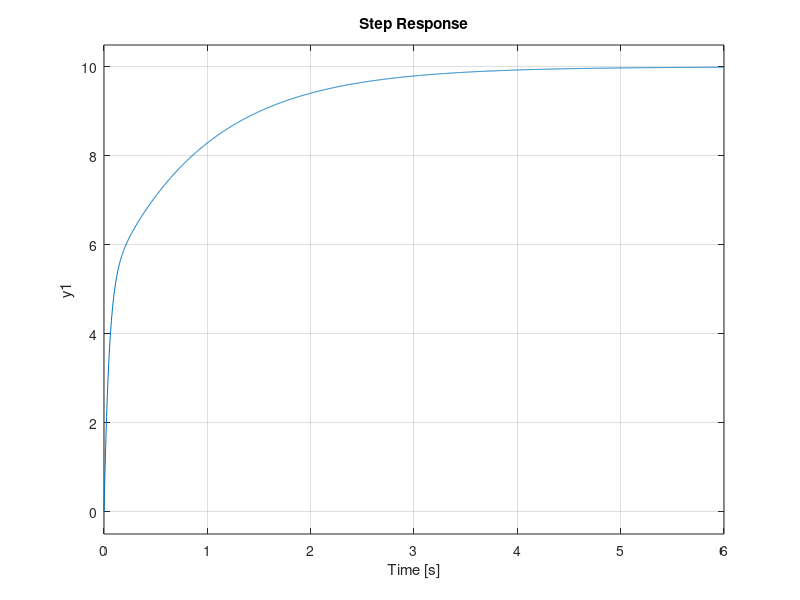
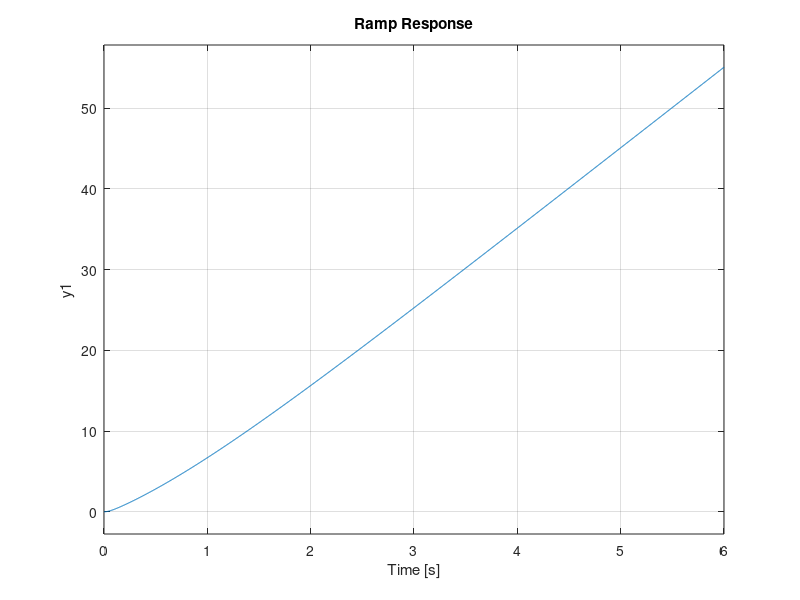
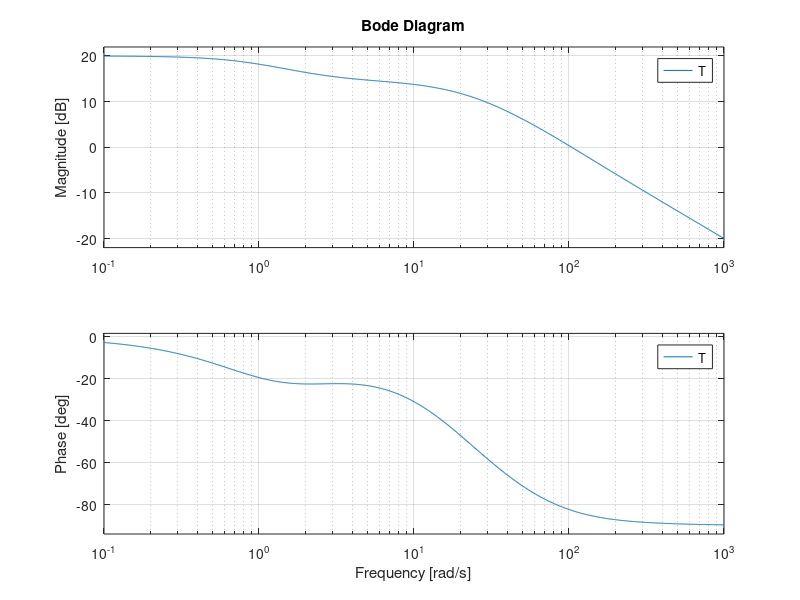

These charts were generated, in order, by the following MATLAB code:
clear all
close all
clc

pkg load control

%Funcoes de Transferencia
%Gp->planta // Gc->Controlador // H->Sensor
s = tf('s');
Gp = tf([1],[1,10]);
Gc = tf([100 200],[1 0]);
H = tf([0.1],[0.01 1]);

%Malha Fechada
T = feedback(Gc*Gp, H)

%Conjunto de Plots
figure(1)
step(T)
figure(2)
ramp(T)
figure(3)
bode(T)
